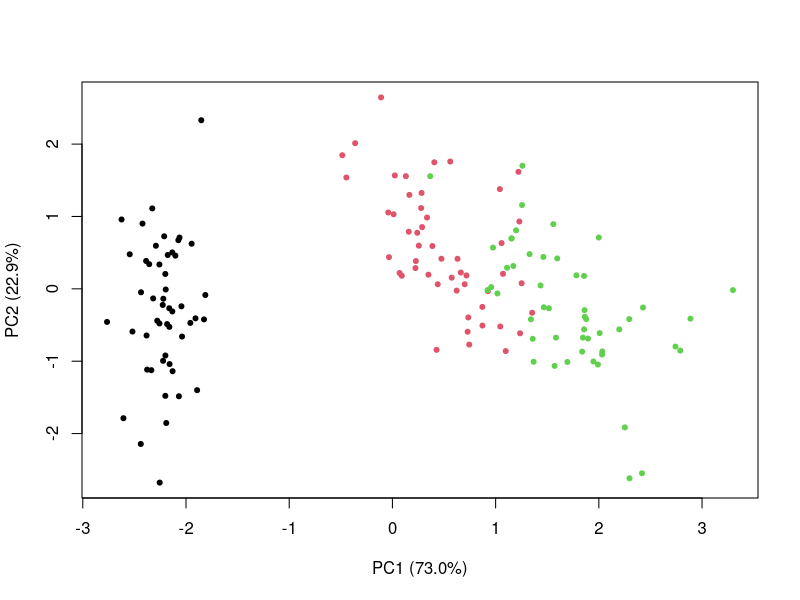

This chart was generated by the following R code:
# Perform principal components analysis (PCA), calculate the
# proportion of variance in the data explained by each PC, and create
# a data frame to visualize the PCs.
data(iris)
annotation <- iris$Species
iris <- iris[-5]
iris_pca <- prcomp(iris, center = TRUE, scale. = TRUE)
variances <- iris_pca$sdev^2
explained <- variances / sum(variances)
iris_pcs <- cbind(as.data.frame(iris_pca$x), annotation)
plot(iris_pcs$PC1, iris_pcs$PC2, pch = 20, col = annotation,
     xlab = sprintf("PC1 (%0.1f%%)", 100*explained[1]),
     ylab = sprintf("PC2 (%0.1f%%)", 100*explained[2]))
